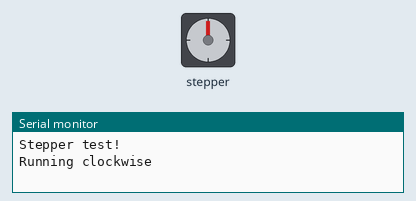
Bench run of a sketch on a simulated Arduino Uno, built with avr-gcc and run on an emulated ATmega328P. Shown: stepper motor, the last lines printed to the serial monitor. Stepper angles assume 200 steps per turn.

Above: at 0.05 s.
At 0.6 s:
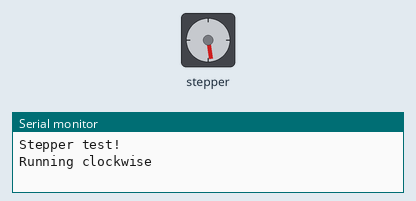
At 1.65 s:
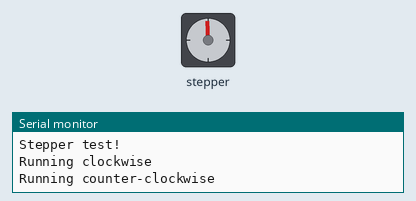
At 2.9 s:
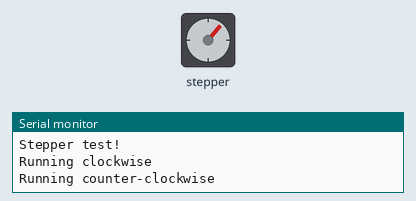
Timing chart, 0 to 9.0 s (numbered marks = the images above):
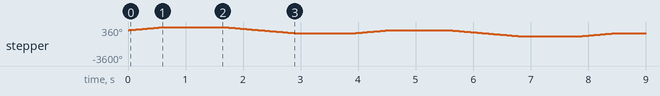

The sketch:

stepmotor_L293_shield.ino
```cpp
// (licence header left out)
#include <AFMotor.h>

// Connect a stepper motor with 200 steps per revolution (1.8 degree)
// to motor port #2 (M3 and M4)
AF_Stepper motor(200, 2);

void setup() {
  Serial.begin(9600);           // set up Serial library at 9600 bps
  Serial.println("Stepper test!");

  motor.setSpeed(100);  // 100 rpm
}

void loop() {
  Serial.println("Running clockwise");
  motor.step(200, FORWARD, SINGLE);
  delay(1000);

  Serial.println("Running counter-clockwise");
  motor.step(400, BACKWARD, SINGLE);
  delay(1000);


}
```

Measured:
- by itself, stepper: turns 360° clockwise in 0.64 s, then 720° counter-clockwise in 1.3 s, repeating every 3.9 s
